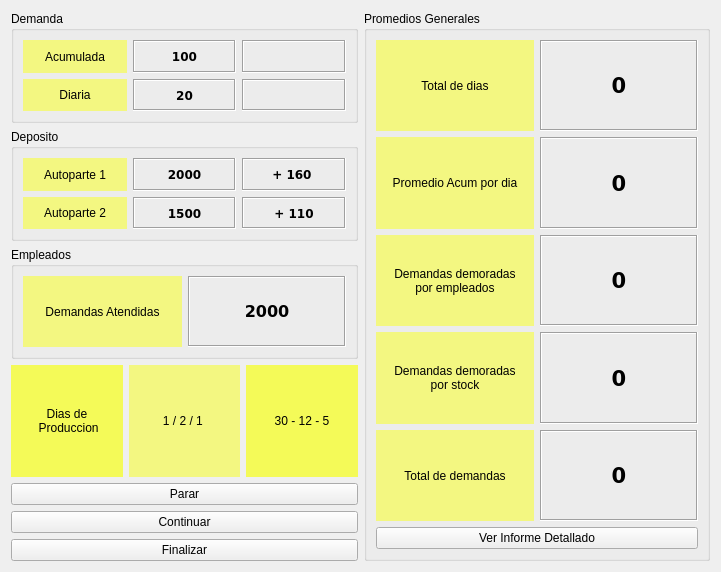
<?xml version="1.0" encoding="UTF-8"?>
<ui version="4.0">
 <class>Form</class>
 <widget class="QWidget" name="Form">
  <property name="geometry">
   <rect>
    <x>0</x>
    <y>0</y>
    <width>721</width>
    <height>572</height>
   </rect>
  </property>
  <property name="windowTitle">
   <string>Simulacion - TPFinal - Calfuquir-Moyano-Mura</string>
  </property>
  <layout class="QHBoxLayout" name="horizontalLayout_2">
   <item>
    <layout class="QGridLayout" name="gridLayout_4">
     <item row="0" column="0">
      <widget class="QGroupBox" name="groupBox_2">
       <property name="title">
        <string>Demanda</string>
       </property>
       <layout class="QGridLayout" name="gridLayout_3">
        <item row="0" column="0">
         <widget class="QLabel" name="label_3">
          <property name="styleSheet">
           <string notr="true">background: #F3F781</string>
          </property>
          <property name="text">
           <string>Acumulada</string>
          </property>
          <property name="alignment">
           <set>Qt::AlignCenter</set>
          </property>
         </widget>
        </item>
        <item row="0" column="2">
         <widget class="QLabel" name="lvlEventoDemandaAcumulada">
          <property name="font">
           <font>
            <family>DejaVu Sans</family>
            <weight>75</weight>
            <bold>true</bold>
           </font>
          </property>
          <property name="frameShape">
           <enum>QFrame::Box</enum>
          </property>
          <property name="frameShadow">
           <enum>QFrame::Sunken</enum>
          </property>
          <property name="text">
           <string/>
          </property>
          <property name="alignment">
           <set>Qt::AlignCenter</set>
          </property>
         </widget>
        </item>
        <item row="1" column="0">
         <widget class="QLabel" name="label_4">
          <property name="styleSheet">
           <string notr="true">background:#F3F781</string>
          </property>
          <property name="text">
           <string>Diaria</string>
          </property>
          <property name="alignment">
           <set>Qt::AlignCenter</set>
          </property>
         </widget>
        </item>
        <item row="1" column="1">
         <widget class="QLabel" name="lblDemandaDiaria">
          <property name="font">
           <font>
            <family>DejaVu Sans</family>
            <weight>75</weight>
            <bold>true</bold>
           </font>
          </property>
          <property name="frameShape">
           <enum>QFrame::Box</enum>
          </property>
          <property name="frameShadow">
           <enum>QFrame::Sunken</enum>
          </property>
          <property name="text">
           <string>20</string>
          </property>
          <property name="alignment">
           <set>Qt::AlignCenter</set>
          </property>
         </widget>
        </item>
        <item row="0" column="1">
         <widget class="QLabel" name="lblDemandaAcumulada">
          <property name="maximumSize">
           <size>
            <width>16777215</width>
            <height>16777215</height>
           </size>
          </property>
          <property name="sizeIncrement">
           <size>
            <width>2</width>
            <height>2</height>
           </size>
          </property>
          <property name="font">
           <font>
            <family>DejaVu Sans</family>
            <weight>75</weight>
            <bold>true</bold>
           </font>
          </property>
          <property name="frameShape">
           <enum>QFrame::Box</enum>
          </property>
          <property name="frameShadow">
           <enum>QFrame::Sunken</enum>
          </property>
          <property name="text">
           <string>100</string>
          </property>
          <property name="alignment">
           <set>Qt::AlignCenter</set>
          </property>
         </widget>
        </item>
        <item row="1" column="2">
         <widget class="QLabel" name="lblEventoDemandaDiaria">
          <property name="font">
           <font>
            <family>DejaVu Sans</family>
            <weight>75</weight>
            <bold>true</bold>
           </font>
          </property>
          <property name="frameShape">
           <enum>QFrame::Box</enum>
          </property>
          <property name="frameShadow">
           <enum>QFrame::Sunken</enum>
          </property>
          <property name="text">
           <string/>
          </property>
          <property name="alignment">
           <set>Qt::AlignCenter</set>
          </property>
         </widget>
        </item>
       </layout>
      </widget>
     </item>
     <item row="1" column="0">
      <widget class="QGroupBox" name="groupBox">
       <property name="title">
        <string>Deposito</string>
       </property>
       <layout class="QGridLayout" name="gridLayout_2">
        <item row="0" column="2">
         <widget class="QLabel" name="lblEventoSockAutoparte1">
          <property name="font">
           <font>
            <family>DejaVu Sans</family>
            <weight>75</weight>
            <bold>true</bold>
           </font>
          </property>
          <property name="frameShape">
           <enum>QFrame::Box</enum>
          </property>
          <property name="frameShadow">
           <enum>QFrame::Sunken</enum>
          </property>
          <property name="text">
           <string>+ 160 </string>
          </property>
          <property name="alignment">
           <set>Qt::AlignCenter</set>
          </property>
         </widget>
        </item>
        <item row="1" column="0">
         <widget class="QLabel" name="label_2">
          <property name="styleSheet">
           <string notr="true">background:#F3F781</string>
          </property>
          <property name="text">
           <string>Autoparte 2</string>
          </property>
          <property name="alignment">
           <set>Qt::AlignCenter</set>
          </property>
         </widget>
        </item>
        <item row="1" column="1">
         <widget class="QLabel" name="lblStockAutoparte2">
          <property name="font">
           <font>
            <family>DejaVu Sans</family>
            <weight>75</weight>
            <bold>true</bold>
           </font>
          </property>
          <property name="frameShape">
           <enum>QFrame::Box</enum>
          </property>
          <property name="frameShadow">
           <enum>QFrame::Sunken</enum>
          </property>
          <property name="text">
           <string>1500</string>
          </property>
          <property name="alignment">
           <set>Qt::AlignCenter</set>
          </property>
         </widget>
        </item>
        <item row="0" column="1">
         <widget class="QLabel" name="lblStockAutoparte1">
          <property name="font">
           <font>
            <family>DejaVu Sans</family>
            <weight>75</weight>
            <bold>true</bold>
           </font>
          </property>
          <property name="frameShape">
           <enum>QFrame::Box</enum>
          </property>
          <property name="frameShadow">
           <enum>QFrame::Sunken</enum>
          </property>
          <property name="text">
           <string>2000</string>
          </property>
          <property name="alignment">
           <set>Qt::AlignCenter</set>
          </property>
         </widget>
        </item>
        <item row="1" column="2">
         <widget class="QLabel" name="lblEventoAutoparte2l">
          <property name="font">
           <font>
            <family>DejaVu Sans</family>
            <weight>75</weight>
            <bold>true</bold>
           </font>
          </property>
          <property name="frameShape">
           <enum>QFrame::Box</enum>
          </property>
          <property name="frameShadow">
           <enum>QFrame::Sunken</enum>
          </property>
          <property name="text">
           <string>+ 110</string>
          </property>
          <property name="alignment">
           <set>Qt::AlignCenter</set>
          </property>
         </widget>
        </item>
        <item row="0" column="0">
         <widget class="QLabel" name="label">
          <property name="styleSheet">
           <string notr="true">background:#F3F781</string>
          </property>
          <property name="text">
           <string>Autoparte 1</string>
          </property>
          <property name="alignment">
           <set>Qt::AlignCenter</set>
          </property>
         </widget>
        </item>
       </layout>
      </widget>
     </item>
     <item row="2" column="0">
      <widget class="QGroupBox" name="groupBox_3">
       <property name="title">
        <string>Empleados</string>
       </property>
       <layout class="QGridLayout" name="gridLayout_5">
        <item row="0" column="1">
         <widget class="QLabel" name="lblAtencionDemandas">
          <property name="font">
           <font>
            <family>DejaVu Sans</family>
            <pointsize>12</pointsize>
            <weight>75</weight>
            <bold>true</bold>
           </font>
          </property>
          <property name="frameShape">
           <enum>QFrame::Box</enum>
          </property>
          <property name="frameShadow">
           <enum>QFrame::Sunken</enum>
          </property>
          <property name="text">
           <string>2000</string>
          </property>
          <property name="alignment">
           <set>Qt::AlignCenter</set>
          </property>
         </widget>
        </item>
        <item row="0" column="0">
         <widget class="QLabel" name="label_8">
          <property name="styleSheet">
           <string notr="true">background:#F3F781</string>
          </property>
          <property name="text">
           <string>Demandas Atendidas</string>
          </property>
          <property name="alignment">
           <set>Qt::AlignCenter</set>
          </property>
         </widget>
        </item>
       </layout>
      </widget>
     </item>
     <item row="4" column="0">
      <widget class="QPushButton" name="btnPararSim">
       <property name="text">
        <string>Parar</string>
       </property>
      </widget>
     </item>
     <item row="5" column="0">
      <widget class="QPushButton" name="btnContinuarSim">
       <property name="text">
        <string>Continuar</string>
       </property>
      </widget>
     </item>
     <item row="3" column="0">
      <layout class="QHBoxLayout" name="horizontalLayout">
       <item>
        <widget class="QLabel" name="label_15">
         <property name="styleSheet">
          <string notr="true">background:#F4FA58</string>
         </property>
         <property name="text">
          <string>Dias de
 Produccion</string>
         </property>
         <property name="alignment">
          <set>Qt::AlignCenter</set>
         </property>
        </widget>
       </item>
       <item>
        <widget class="QLabel" name="lblDiaMesAnio">
         <property name="styleSheet">
          <string notr="true">background:#F3F781</string>
         </property>
         <property name="text">
          <string>1 / 2 / 1 </string>
         </property>
         <property name="alignment">
          <set>Qt::AlignCenter</set>
         </property>
        </widget>
       </item>
       <item>
        <widget class="QLabel" name="lblDiaMesAnioFinal">
         <property name="styleSheet">
          <string notr="true">background:#F4FA58</string>
         </property>
         <property name="text">
          <string>30 - 12 - 5</string>
         </property>
         <property name="alignment">
          <set>Qt::AlignCenter</set>
         </property>
        </widget>
       </item>
      </layout>
     </item>
     <item row="6" column="0">
      <widget class="QPushButton" name="btnFinalizarSim">
       <property name="text">
        <string>Finalizar</string>
       </property>
      </widget>
     </item>
    </layout>
   </item>
   <item>
    <layout class="QGridLayout" name="gridLayout_6">
     <item row="1" column="0">
      <widget class="QGroupBox" name="groupBox_4">
       <property name="title">
        <string>Promedios Generales</string>
       </property>
       <layout class="QGridLayout" name="gridLayout_7">
        <item row="4" column="1">
         <widget class="QLabel" name="lblTotalDemandas">
          <property name="font">
           <font>
            <family>DejaVu Sans</family>
            <pointsize>16</pointsize>
            <weight>75</weight>
            <bold>true</bold>
           </font>
          </property>
          <property name="frameShape">
           <enum>QFrame::Box</enum>
          </property>
          <property name="frameShadow">
           <enum>QFrame::Sunken</enum>
          </property>
          <property name="text">
           <string>0</string>
          </property>
          <property name="alignment">
           <set>Qt::AlignCenter</set>
          </property>
         </widget>
        </item>
        <item row="2" column="0">
         <widget class="QLabel" name="label_9">
          <property name="styleSheet">
           <string notr="true">background:#F3F781</string>
          </property>
          <property name="text">
           <string>Demandas demoradas 
por empleados</string>
          </property>
          <property name="alignment">
           <set>Qt::AlignCenter</set>
          </property>
         </widget>
        </item>
        <item row="0" column="1">
         <widget class="QLabel" name="lblTotalDias">
          <property name="font">
           <font>
            <family>DejaVu Sans</family>
            <pointsize>16</pointsize>
            <weight>75</weight>
            <bold>true</bold>
           </font>
          </property>
          <property name="frameShape">
           <enum>QFrame::Box</enum>
          </property>
          <property name="frameShadow">
           <enum>QFrame::Sunken</enum>
          </property>
          <property name="text">
           <string>0</string>
          </property>
          <property name="alignment">
           <set>Qt::AlignCenter</set>
          </property>
         </widget>
        </item>
        <item row="0" column="0">
         <widget class="QLabel" name="label_5">
          <property name="styleSheet">
           <string notr="true">background:#F3F781</string>
          </property>
          <property name="text">
           <string>Total de dias</string>
          </property>
          <property name="alignment">
           <set>Qt::AlignCenter</set>
          </property>
         </widget>
        </item>
        <item row="1" column="0">
         <widget class="QLabel" name="label_6">
          <property name="styleSheet">
           <string notr="true">background:#F3F781</string>
          </property>
          <property name="text">
           <string>Promedio Acum por dia</string>
          </property>
          <property name="alignment">
           <set>Qt::AlignCenter</set>
          </property>
         </widget>
        </item>
        <item row="4" column="0">
         <widget class="QLabel" name="label_11">
          <property name="styleSheet">
           <string notr="true">background:#F3F781</string>
          </property>
          <property name="text">
           <string>Total de demandas</string>
          </property>
          <property name="alignment">
           <set>Qt::AlignCenter</set>
          </property>
         </widget>
        </item>
        <item row="3" column="1">
         <widget class="QLabel" name="lblCantDemorasStock">
          <property name="font">
           <font>
            <family>DejaVu Sans</family>
            <pointsize>16</pointsize>
            <weight>75</weight>
            <bold>true</bold>
           </font>
          </property>
          <property name="frameShape">
           <enum>QFrame::Box</enum>
          </property>
          <property name="frameShadow">
           <enum>QFrame::Sunken</enum>
          </property>
          <property name="text">
           <string>0</string>
          </property>
          <property name="alignment">
           <set>Qt::AlignCenter</set>
          </property>
         </widget>
        </item>
        <item row="3" column="0">
         <widget class="QLabel" name="label_10">
          <property name="styleSheet">
           <string notr="true">background:#F3F781</string>
          </property>
          <property name="text">
           <string>Demandas demoradas 
por stock</string>
          </property>
          <property name="alignment">
           <set>Qt::AlignCenter</set>
          </property>
         </widget>
        </item>
        <item row="2" column="1">
         <widget class="QLabel" name="lblCantDemorasEmp">
          <property name="font">
           <font>
            <family>DejaVu Sans</family>
            <pointsize>16</pointsize>
            <weight>75</weight>
            <bold>true</bold>
           </font>
          </property>
          <property name="frameShape">
           <enum>QFrame::Box</enum>
          </property>
          <property name="frameShadow">
           <enum>QFrame::Sunken</enum>
          </property>
          <property name="text">
           <string>0</string>
          </property>
          <property name="alignment">
           <set>Qt::AlignCenter</set>
          </property>
         </widget>
        </item>
        <item row="1" column="1">
         <widget class="QLabel" name="lblAcumuladoPorDia">
          <property name="font">
           <font>
            <family>DejaVu Sans</family>
            <pointsize>16</pointsize>
            <weight>75</weight>
            <bold>true</bold>
           </font>
          </property>
          <property name="frameShape">
           <enum>QFrame::Box</enum>
          </property>
          <property name="frameShadow">
           <enum>QFrame::Sunken</enum>
          </property>
          <property name="text">
           <string>0</string>
          </property>
          <property name="alignment">
           <set>Qt::AlignCenter</set>
          </property>
         </widget>
        </item>
        <item row="5" column="0" colspan="2">
         <widget class="QPushButton" name="btnInformeEstadistico">
          <property name="text">
           <string>Ver Informe Detallado</string>
          </property>
         </widget>
        </item>
       </layout>
      </widget>
     </item>
    </layout>
   </item>
  </layout>
 </widget>
 <resources/>
 <connections/>
</ui>
